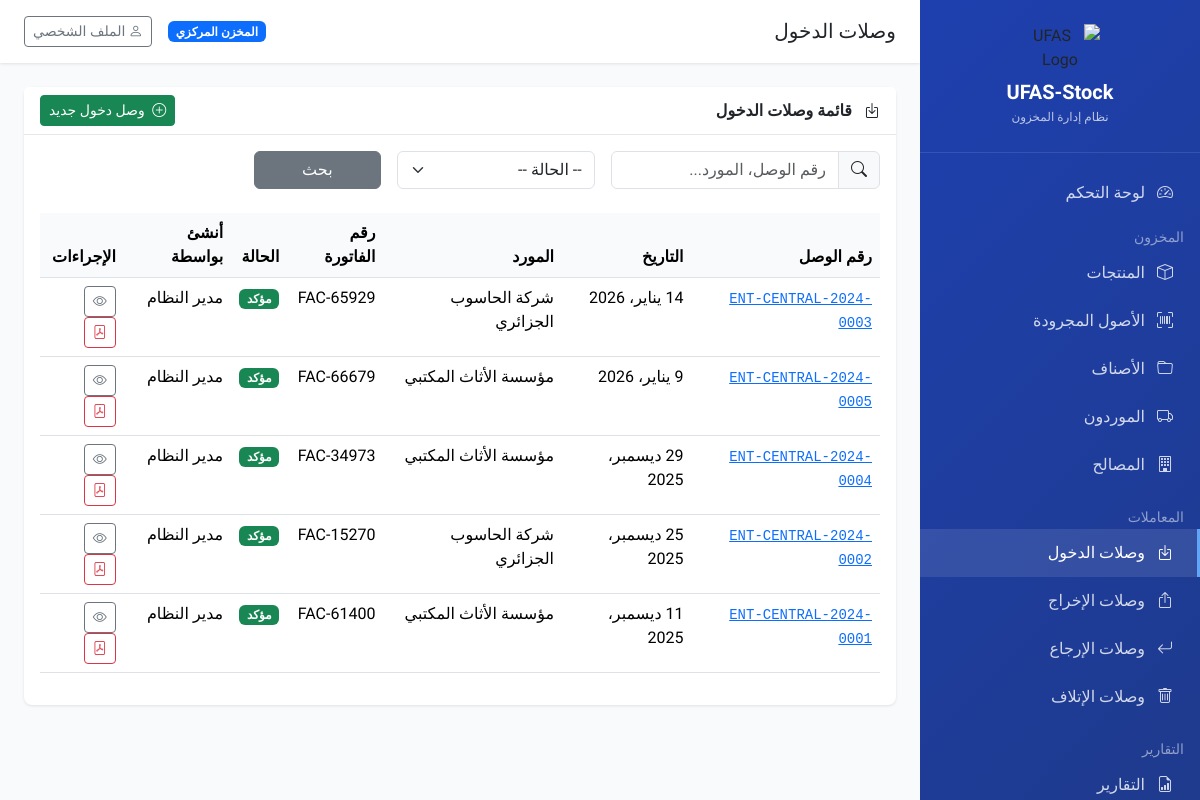
The app's page /transactions/entry/ (signed in), older data.
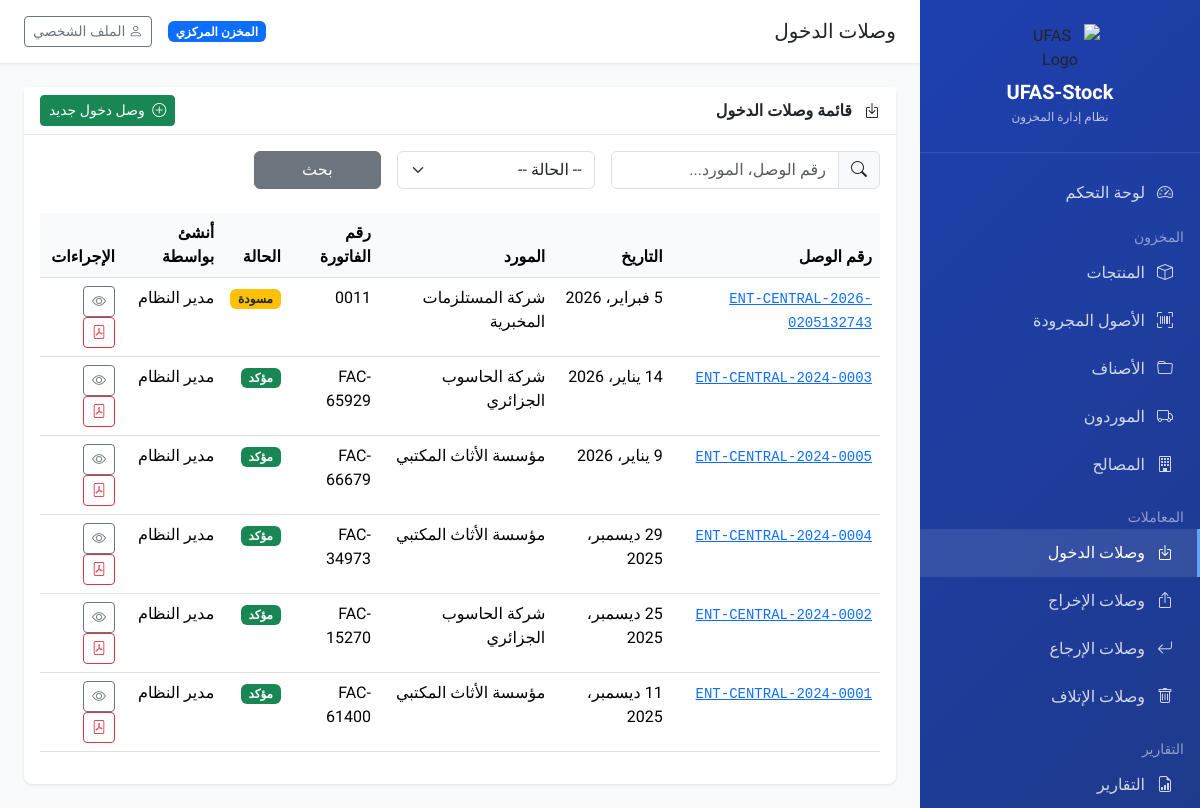
The same page, newer data.
### transactions/models.py (models this page shows, shortened)
class BaseVoucher(models.Model):
    STATUS_CHOICES = [
        ('draft', 'مسودة'),
        ('confirmed', 'مؤكد'),
        ('cancelled', 'ملغى'),
    ]
    voucher_number = models.CharField('رقم الوصل', max_length=50)
    date = models.DateField('التاريخ')
    status = models.CharField('الحالة', max_length=20, choices=STATUS_CHOICES, default='draft')
    notes = models.TextField('ملاحظات', blank=True)
    tenant = models.ForeignKey(
        'core.Tenant',
        on_delete=models.CASCADE,
        verbose_name='الوحدة'
    )
    created_by = models.ForeignKey(
        'core.User',
        on_delete=models.SET_NULL,
        null=True,
        related_name='%(class)s_created',
        verbose_name='أنشئ بواسطة'
    )
    confirmed_by = models.ForeignKey(
        'core.User',
        on_delete=models.SET_NULL,
        null=True,
        blank=True,
        related_name='%(class)s_confirmed',
        verbose_name='أكد بواسطة'
    )
    created_at = models.DateTimeField('تاريخ الإنشاء', auto_now_add=True)
    updated_at = models.DateTimeField('تاريخ التحديث', auto_now=True)
    class Meta:
        abstract = True
        ordering = ['-date', '-created_at']

class EntryVoucher(BaseVoucher):
    supplier = models.ForeignKey(
        'inventory.Supplier',
        on_delete=models.SET_NULL,
        null=True,
        blank=True,
        related_name='entry_vouchers',
        verbose_name='المورد'
    )
    invoice_number = models.CharField('رقم الفاتورة', max_length=100, blank=True)
    invoice_date = models.DateField('تاريخ الفاتورة', null=True, blank=True)
    class Meta(BaseVoucher.Meta):
        verbose_name = 'وصل دخول'
        verbose_name_plural = 'وصلات الدخول'
        unique_together = ['voucher_number', 'tenant']

### inventory/models.py (models this page shows, shortened)
class Supplier(models.Model):
    name = models.CharField('اسم المورد', max_length=200)
    code = models.CharField('رمز المورد', max_length=50, blank=True)
    address = models.TextField('العنوان', blank=True)
    phone = models.CharField('الهاتف', max_length=20, blank=True)
    email = models.EmailField('البريد الإلكتروني', blank=True)
    tax_id = models.CharField('الرقم الجبائي', max_length=50, blank=True)
    tenant = models.ForeignKey(
        'core.Tenant',
        on_delete=models.CASCADE,
        related_name='suppliers',
        verbose_name='الوحدة',
        null=True,
        blank=True
    )
    is_active = models.BooleanField('نشط', default=True)
    created_at = models.DateTimeField('تاريخ الإنشاء', auto_now_add=True)
    class Meta:
        verbose_name = 'مورد'
        verbose_name_plural = 'الموردون'
        ordering = ['name']

### core/models.py (models this page shows, shortened)
class User(AbstractUser):
    ROLE_CHOICES = [
        ('super_admin', 'مسؤول مركزي'),
        ('admin', 'مسؤول وحدة'),
        ('manager', 'مدير مخزن'),
        ('staff', 'موظف'),
        ('viewer', 'مشاهد فقط'),
    ]
    tenant = models.ForeignKey(
        Tenant,
        on_delete=models.SET_NULL,
        null=True,
        blank=True,
        related_name='users',
        verbose_name='الوحدة'
    )
    role = models.CharField('الدور', max_length=20, choices=ROLE_CHOICES, default='staff')
    phone = models.CharField('الهاتف', max_length=20, blank=True)
    class Meta:
        verbose_name = 'مستخدم'
        verbose_name_plural = 'المستخدمون'
    @property
    def is_super_admin(self):
        return self.role == 'super_admin'

### transactions/views.py (the view)
# urls.py: path('entry/', views.entry_voucher_list, name='entry_voucher_list'),
@login_required
def entry_voucher_list(request):
    vouchers = get_tenant_queryset(request, EntryVoucher)
    search = request.GET.get('search', '')
    if search:
        vouchers = vouchers.filter(
            Q(voucher_number__icontains=search) |
            Q(supplier__name__icontains=search)
        )
    status = request.GET.get('status')
    if status:
        vouchers = vouchers.filter(status=status)
    paginator = Paginator(vouchers.select_related('supplier', 'created_by'), 20)
    page = request.GET.get('page', 1)
    vouchers = paginator.get_page(page)
    return render(request, 'transactions/entry_voucher_list.html', {
        'vouchers': vouchers,
        'search': search,
    })

### core/context_processors.py (called while the page is built)
def tenant_context(request):
    tenant = None
    if request.user.is_authenticated:
        tenant = getattr(request.user, 'tenant', None)
    return {
        'current_tenant': tenant,
        'is_super_admin': getattr(request.user, 'is_super_admin', False) if request.user.is_authenticated else False,
    }

### transactions/views.py (called while the page is built)
def get_tenant_queryset(request, model):
    if request.user.is_super_admin:
        return model.objects.all()
    return model.objects.filter(tenant=request.user.tenant)

### templates/transactions/entry_voucher_list.html (shortened to what this page needs)
{% extends 'base.html' %}
{% block page_title %}وصلات الدخول{% endblock %}
{% block content %}
<div class="card">
    <div class="card-header d-flex justify-content-between align-items-center">
        <span><i class="bi bi-box-arrow-in-down me-2"></i> قائمة وصلات الدخول</span>
        <a href="{% url 'entry_voucher_create' %}" class="btn btn-success btn-sm">
            <i class="bi bi-plus-circle me-1"></i> وصل دخول جديد
        </a>
    </div>
    <div class="card-body">
        <form method="get" class="row g-3 mb-4">
            <div class="col-md-4">
                <div class="input-group">
                    <span class="input-group-text"><i class="bi bi-search"></i></span>
                    <input type="text" name="search" class="form-control" placeholder="رقم الوصل، المورد..." value="{{ search }}">
                </div>
            </div>
            <div class="col-md-3">
                <select name="status" class="form-select">
                    <option value="">-- الحالة --</option>
                </select>
            </div>
            <div class="col-md-2">
                <button type="submit" class="btn btn-secondary w-100">بحث</button>
            </div>
        </form>
        <div class="table-responsive">
            <table class="table table-hover">
                <thead>
                    <tr>
                        <th>رقم الوصل</th>
                        <th>التاريخ</th>
                        <th>المورد</th>
                        <th>رقم الفاتورة</th>
                        <th>الحالة</th>
                        <th>أنشئ بواسطة</th>
                        <th>الإجراءات</th>
                    </tr>
                </thead>
                <tbody>
                    {% for voucher in vouchers %}
                    <tr>
                        <td><a href="{% url 'entry_voucher_detail' voucher.pk %}"><code>{{ voucher.voucher_number }}</code></a></td>
                        <td>{{ voucher.date }}</td>
                        <td>{{ voucher.supplier.name|default:"-" }}</td>
                        <td>{{ voucher.invoice_number|default:"-" }}</td>
                        <td>
                            {% if voucher.status == 'confirmed' %}
                            <span class="badge bg-success">مؤكد</span>
                            {% elif voucher.status == 'draft' %}
                            <span class="badge bg-warning text-dark">مسودة</span>
                            {% else %}
                            <span class="badge bg-secondary">{{ voucher.get_status_display }}</span>
                            {% endif %}
                        </td>
                        <td>{{ voucher.created_by.get_full_name|default:voucher.created_by.username }}</td>
                        <td>
                            <a href="{% url 'entry_voucher_detail' voucher.pk %}" class="btn btn-sm btn-outline-secondary">
                                <i class="bi bi-eye"></i>
                            </a>
                            <a href="{% url 'voucher_pdf' 'entry' voucher.pk %}" class="btn btn-sm btn-outline-danger" target="_blank">
                                <i class="bi bi-file-pdf"></i>
                            </a>
                        </td>
                    </tr>
                    {% empty %}
                    <tr>
                        <td colspan="7" class="text-center text-muted py-4">لا توجد وصلات دخول</td>
                    </tr>
                    {% endfor %}
                </tbody>
            </table>
        </div>
    </div>
</div>
{% endblock %}

Row changes from the older to the newer data that the page shows:
added EntryVoucher: voucher_number "ENT-CENTRAL-2026-0205132743", date "5 فبراير، 2026", supplier.name "شركة المستلزمات المخبرية", invoice_number "0011", status "مسودة", created_by.get_full_name "مدير النظام"
